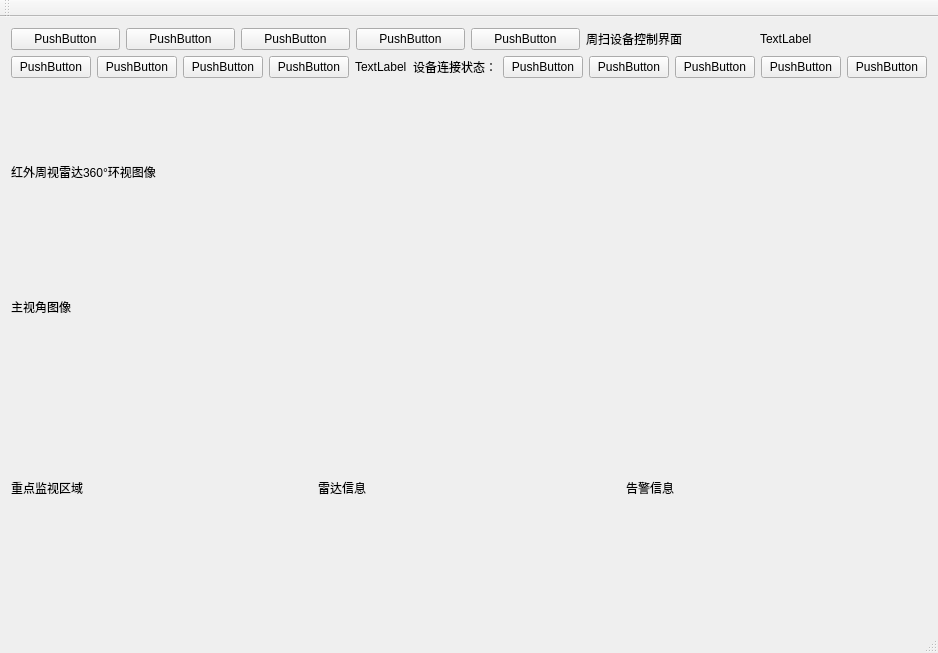
<?xml version="1.0" encoding="UTF-8"?>
<ui version="4.0">
 <class>TowerControllerClass</class>
 <widget class="QMainWindow" name="TowerControllerClass">
  <property name="geometry">
   <rect>
    <x>0</x>
    <y>0</y>
    <width>906</width>
    <height>653</height>
   </rect>
  </property>
  <property name="windowTitle">
   <string>TowerController</string>
  </property>
  <widget class="QWidget" name="centralWidget">
   <layout class="QGridLayout" name="gridLayout_2">
    <item row="0" column="0" colspan="3">
     <layout class="QGridLayout" name="gridLayout">
      <item row="0" column="0" colspan="3">
       <layout class="QHBoxLayout" name="horizontalLayout">
        <item>
         <widget class="QPushButton" name="pushButton">
          <property name="text">
           <string>PushButton</string>
          </property>
         </widget>
        </item>
        <item>
         <widget class="QPushButton" name="pushButton_2">
          <property name="text">
           <string>PushButton</string>
          </property>
         </widget>
        </item>
        <item>
         <widget class="QPushButton" name="pushButton_3">
          <property name="text">
           <string>PushButton</string>
          </property>
         </widget>
        </item>
        <item>
         <widget class="QPushButton" name="pushButton_4">
          <property name="text">
           <string>PushButton</string>
          </property>
         </widget>
        </item>
        <item>
         <widget class="QPushButton" name="pushButton_5">
          <property name="text">
           <string>PushButton</string>
          </property>
         </widget>
        </item>
       </layout>
      </item>
      <item row="0" column="3">
       <widget class="QLabel" name="label">
        <property name="text">
         <string>周扫设备控制界面</string>
        </property>
       </widget>
      </item>
      <item row="0" column="4">
       <widget class="QLabel" name="label_2">
        <property name="text">
         <string>TextLabel</string>
        </property>
       </widget>
      </item>
      <item row="1" column="0">
       <layout class="QHBoxLayout" name="horizontalLayout_2">
        <item>
         <widget class="QPushButton" name="pushButton_7">
          <property name="text">
           <string>PushButton</string>
          </property>
         </widget>
        </item>
        <item>
         <widget class="QPushButton" name="pushButton_8">
          <property name="text">
           <string>PushButton</string>
          </property>
         </widget>
        </item>
        <item>
         <widget class="QPushButton" name="pushButton_9">
          <property name="text">
           <string>PushButton</string>
          </property>
         </widget>
        </item>
        <item>
         <widget class="QPushButton" name="pushButton_6">
          <property name="text">
           <string>PushButton</string>
          </property>
         </widget>
        </item>
       </layout>
      </item>
      <item row="1" column="1">
       <widget class="QLabel" name="label_9">
        <property name="text">
         <string>TextLabel</string>
        </property>
       </widget>
      </item>
      <item row="1" column="2" colspan="3">
       <layout class="QHBoxLayout" name="horizontalLayout_3">
        <item>
         <widget class="QLabel" name="label_4">
          <property name="text">
           <string>设备连接状态：</string>
          </property>
         </widget>
        </item>
        <item>
         <widget class="QPushButton" name="pushButton_11">
          <property name="text">
           <string>PushButton</string>
          </property>
         </widget>
        </item>
        <item>
         <widget class="QPushButton" name="pushButton_12">
          <property name="text">
           <string>PushButton</string>
          </property>
         </widget>
        </item>
        <item>
         <widget class="QPushButton" name="pushButton_13">
          <property name="text">
           <string>PushButton</string>
          </property>
         </widget>
        </item>
        <item>
         <widget class="QPushButton" name="pushButton_10">
          <property name="text">
           <string>PushButton</string>
          </property>
         </widget>
        </item>
        <item>
         <widget class="QPushButton" name="pushButton_14">
          <property name="text">
           <string>PushButton</string>
          </property>
         </widget>
        </item>
       </layout>
      </item>
     </layout>
    </item>
    <item row="3" column="0">
     <layout class="QVBoxLayout" name="verticalLayout">
      <item>
       <widget class="QLabel" name="label_6">
        <property name="text">
         <string>重点监视区域</string>
        </property>
       </widget>
      </item>
      <item>
       <widget class="QWidget" name="widget_3" native="true"/>
      </item>
     </layout>
    </item>
    <item row="3" column="1">
     <layout class="QVBoxLayout" name="verticalLayout_2">
      <item>
       <widget class="QLabel" name="label_7">
        <property name="text">
         <string>雷达信息</string>
        </property>
       </widget>
      </item>
      <item>
       <widget class="QWidget" name="widget_4" native="true"/>
      </item>
     </layout>
    </item>
    <item row="3" column="2">
     <layout class="QVBoxLayout" name="verticalLayout_3">
      <item>
       <widget class="QLabel" name="label_8">
        <property name="text">
         <string>告警信息</string>
        </property>
       </widget>
      </item>
      <item>
       <widget class="QWidget" name="widget_5" native="true"/>
      </item>
     </layout>
    </item>
    <item row="1" column="0" colspan="3">
     <layout class="QVBoxLayout" name="verticalLayout_5">
      <item>
       <widget class="AngleScaleBar" name="widget" native="true"/>
      </item>
      <item>
       <widget class="QLabel" name="label_3">
        <property name="text">
         <string>红外周视雷达360°环视图像</string>
        </property>
       </widget>
      </item>
      <item>
       <widget class="QWidget" name="widget_6" native="true"/>
      </item>
     </layout>
    </item>
    <item row="2" column="0" colspan="3">
     <layout class="QVBoxLayout" name="verticalLayout_4">
      <item>
       <widget class="QLabel" name="label_5">
        <property name="text">
         <string>主视角图像</string>
        </property>
       </widget>
      </item>
      <item>
       <widget class="QWidget" name="widget_2" native="true"/>
      </item>
     </layout>
    </item>
   </layout>
  </widget>
  <widget class="QMenuBar" name="menuBar">
   <property name="geometry">
    <rect>
     <x>0</x>
     <y>0</y>
     <width>906</width>
     <height>22</height>
    </rect>
   </property>
  </widget>
  <widget class="QToolBar" name="mainToolBar">
   <attribute name="toolBarArea">
    <enum>TopToolBarArea</enum>
   </attribute>
   <attribute name="toolBarBreak">
    <bool>false</bool>
   </attribute>
  </widget>
  <widget class="QStatusBar" name="statusBar"/>
 </widget>
 <layoutdefault spacing="6" margin="11"/>
 <customwidgets>
  <customwidget>
   <class>AngleScaleBar</class>
   <extends>QWidget</extends>
   <header location="global">anglescalebar.h</header>
   <container>1</container>
  </customwidget>
 </customwidgets>
 <resources>
  <include location="TowerController.qrc"/>
 </resources>
 <connections/>
</ui>
